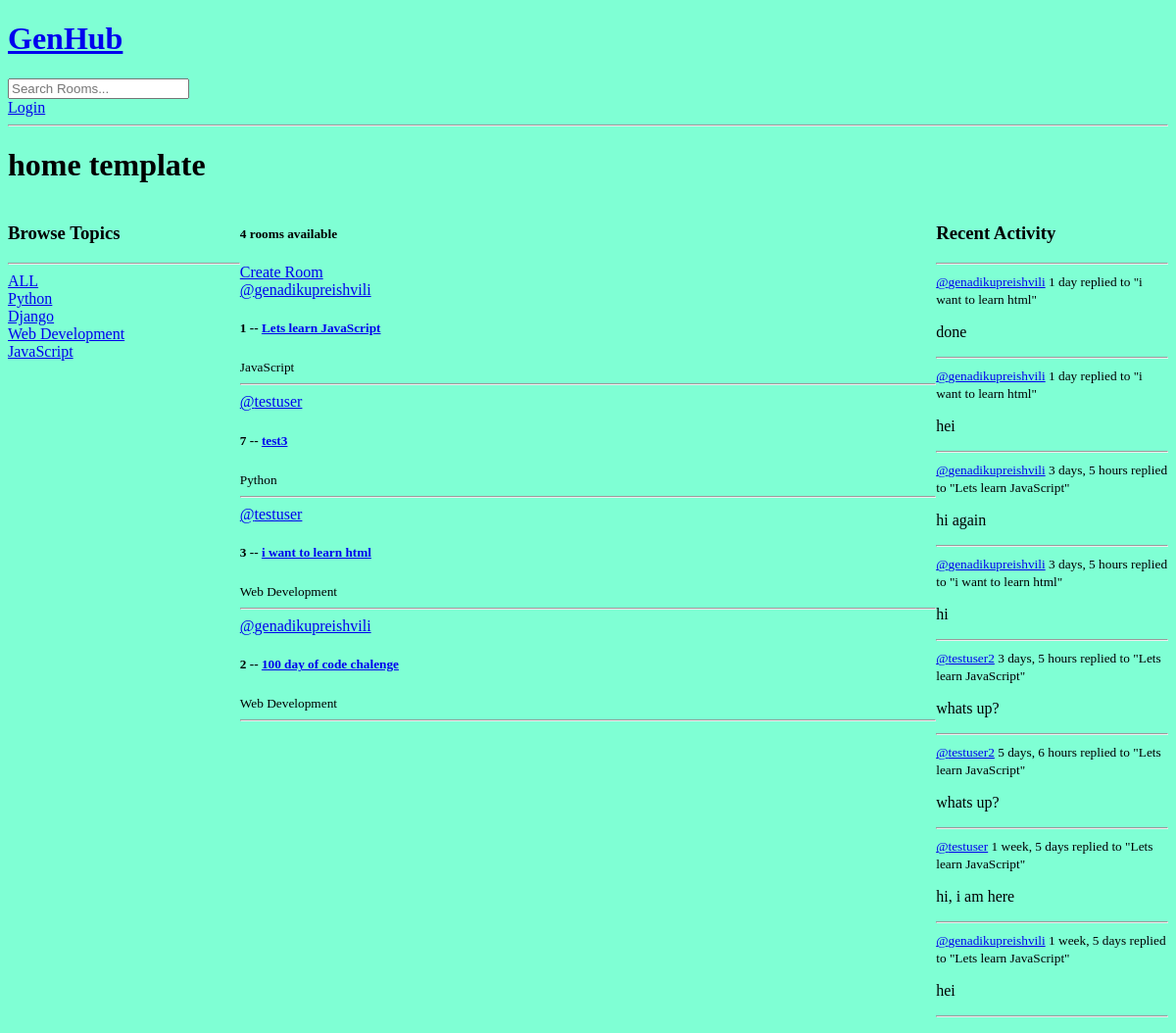
The app's page /, older data.
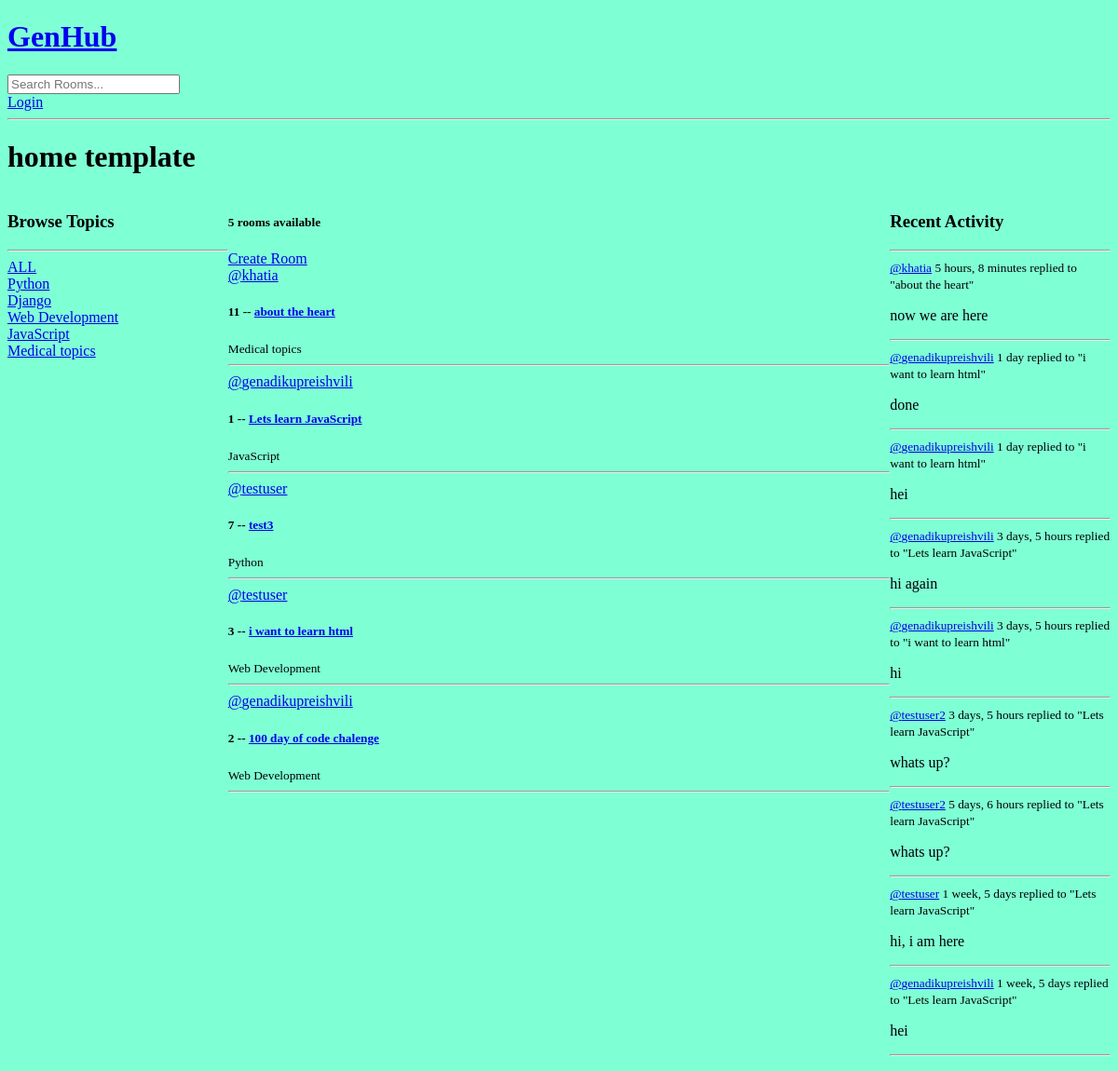
The same page, newer data.
### base/models.py (models this page shows, shortened)
class Topic(models.Model):
    name = models.CharField(max_length = 200)

class Room(models.Model):
    host = models.ForeignKey(User , on_delete = models.SET_NULL, null = True)
    topic = models.ForeignKey(Topic, on_delete = models.SET_NULL, null = True)
    name = models.CharField(max_length = 200)
    description = models.TextField(null = True, blank = True)
    participants = models.ManyToManyField(User, related_name='participants', blank=True)
    updated = models.DateTimeField(auto_now = True)
    created  = models.DateTimeField(auto_now_add = True)
    class Meta:
        ordering = ['-updated', '-created']
    def __str__(self):
        return str(self.name)

class Message(models.Model):
    user = models.ForeignKey(User, on_delete = models.CASCADE )
    room = models.ForeignKey(Room, on_delete = models.CASCADE )
    body = models.TextField()
    updated = models.DateTimeField(auto_now = True)
    created  = models.DateTimeField(auto_now_add = True)
    class Meta:
        ordering = ['-updated', '-created']
    def __str__(self):
        return self.body[0:50]

### base/views.py (the view)
# urls.py: path("", views.home, name = "home"),
def home(request):
    q = request.GET.get('q') if request.GET.get('q') !=  None else ''
    rooms = Room.objects.filter(
        Q(topic__name__icontains = q) |
        Q(name__icontains = q ) |
        Q(description__icontains = q )
        )
    topics = Topic.objects.all()
    room_count = rooms.count()
    room_messages = Message.objects.filter(Q(room__topic__name__icontains=q))
    users = User.objects.all()
    context = {"rooms":rooms, 'topics': topics, "room_count":room_count, 'room_messages':room_messages,  'users': users }
    return render(request, "base/home.html", context)

### base/templates/base/home.html (shortened to what this page needs)
{% extends "main.html" %}
{%block content%}
<h1> home template</h1>
<dive class="home-container">
    <div>
        {% include 'base/topics_component.html' %}
    </div>
    <div>
        <h5> {{room_count}} rooms available  </h5>
        <a href = '{% url "create-room" %}'> Create Room </a>
        {% include 'base/feed_component.html' %}
    </div>
    <div>
        {% include 'base/activity_component.html' %}
    </div>
</dive>
{%endblock content%}

### base/templates/base/topics_component.html
<h3>Browse Topics</h3>
<hr>
<div>
    <a href="{% url 'home' %}" >ALL</a>
</div>
{% for topic in topics %}
<div>
    <a href="{% url 'home' %}?q={{topic.name}}" >{{topic.name}}</a>
</div>
{%endfor%}

### base/templates/base/feed_component.html (shortened to what this page needs)
<div>
    {% for room in rooms %}
    <div>
        <a href='{% url "user-profile" user.id %}'>@{{room.host.username }}</a>
        <h5> {{room.id}} -- <a href = " {% url 'room' room.id %} ">{{room.name}} </a> </h5>
        <small> {{room.topic.name}} </small>
        <hr>
    </div>
    {%endfor %}
</div>

### base/templates/base/activity_component.html (shortened to what this page needs)
<h3> Recent Activity </h3>
<hr>
{% for message in room_messages %}
<div>
    <small><a href="{% url 'user-profile' message.user.id %}"> @{{message.user}}</a> {{message.created|timesince}} </small>
    <small> replied to "{{message.room}}"</small>
    <p> {{message}} </p>
    <hr>
</div>
{% endfor %}

Row changes from the older to the newer data that the page shows:
added Topic: name "Medical topics"
added Room: host.username "khatia", id "11", name "about the heart", topic.name "Medical topics"
added Message: user "khatia", created "5 hours, 8 minutes", room "about the heart", body "now we are here"
Text that changed along with them:
{{ room_count }}: "4" → "5"
